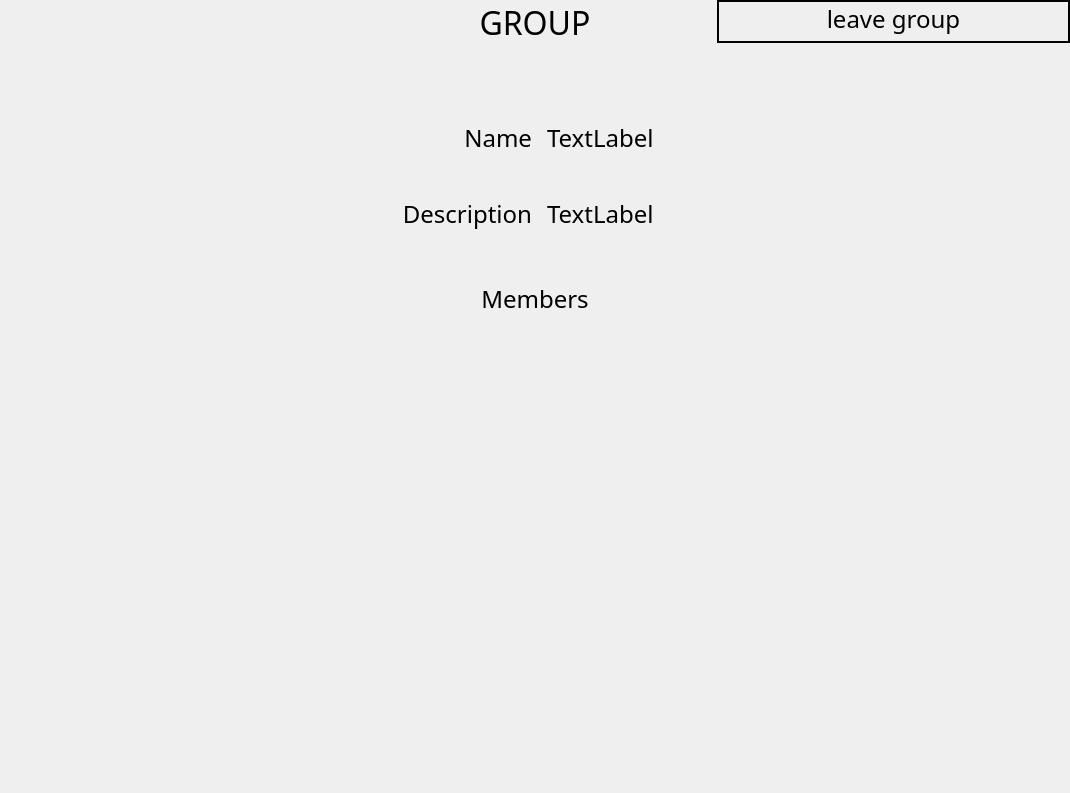
<?xml version="1.0" encoding="UTF-8"?>
<ui version="4.0">
 <class>MainWindow</class>
 <widget class="QWidget" name="MainWindow">
  <property name="geometry">
   <rect>
    <x>0</x>
    <y>0</y>
    <width>1070</width>
    <height>793</height>
   </rect>
  </property>
  <property name="windowTitle">
   <string>MainWindow</string>
  </property>
  <layout class="QHBoxLayout" name="horizontalLayout">
   <property name="leftMargin">
    <number>0</number>
   </property>
   <property name="topMargin">
    <number>0</number>
   </property>
   <property name="rightMargin">
    <number>0</number>
   </property>
   <property name="bottomMargin">
    <number>0</number>
   </property>
   <item>
    <widget class="QWidget" name="widget" native="true">
     <layout class="QGridLayout" name="gridLayout" rowstretch="1,1,6">
      <property name="leftMargin">
       <number>0</number>
      </property>
      <property name="topMargin">
       <number>0</number>
      </property>
      <property name="rightMargin">
       <number>0</number>
      </property>
      <property name="bottomMargin">
       <number>0</number>
      </property>
      <item row="0" column="0" colspan="2">
       <widget class="QWidget" name="widget_2" native="true">
        <layout class="QHBoxLayout" name="horizontalLayout_2">
         <property name="leftMargin">
          <number>0</number>
         </property>
         <property name="topMargin">
          <number>0</number>
         </property>
         <property name="rightMargin">
          <number>0</number>
         </property>
         <property name="bottomMargin">
          <number>0</number>
         </property>
         <item>
          <widget class="QWidget" name="space_widget" native="true"/>
         </item>
         <item>
          <widget class="QLabel" name="group">
           <property name="font">
            <font>
             <family>Poor Richard</family>
             <pointsize>24</pointsize>
            </font>
           </property>
           <property name="text">
            <string>GROUP</string>
           </property>
           <property name="alignment">
            <set>Qt::AlignHCenter|Qt::AlignTop</set>
           </property>
          </widget>
         </item>
         <item>
          <widget class="QWidget" name="widget_28" native="true">
           <layout class="QHBoxLayout" name="horizontalLayout_27">
            <property name="leftMargin">
             <number>0</number>
            </property>
            <property name="topMargin">
             <number>0</number>
            </property>
            <property name="rightMargin">
             <number>0</number>
            </property>
            <property name="bottomMargin">
             <number>0</number>
            </property>
            <item alignment="Qt::AlignTop">
             <widget class="QPushButton" name="leave_group">
              <property name="font">
               <font>
                <family>Poor Richard</family>
                <pointsize>18</pointsize>
               </font>
              </property>
              <property name="styleSheet">
               <string notr="true">border-radius : 100; 
border : 2px solid black;
padding-bottom: 5px</string>
              </property>
              <property name="text">
               <string>leave group</string>
              </property>
             </widget>
            </item>
           </layout>
          </widget>
         </item>
        </layout>
       </widget>
      </item>
      <item row="2" column="0" colspan="2">
       <widget class="QWidget" name="widget_12" native="true">
        <layout class="QVBoxLayout" name="verticalLayout_3">
         <item>
          <widget class="QWidget" name="widget_15" native="true">
           <layout class="QVBoxLayout" name="verticalLayout_4">
            <item>
             <widget class="QLabel" name="members">
              <property name="font">
               <font>
                <family>Poor Richard</family>
                <pointsize>18</pointsize>
               </font>
              </property>
              <property name="text">
               <string>Members</string>
              </property>
              <property name="alignment">
               <set>Qt::AlignCenter</set>
              </property>
             </widget>
            </item>
           </layout>
          </widget>
         </item>
         <item>
          <widget class="QScrollArea" name="scrollArea">
           <property name="frameShape">
            <enum>QFrame::NoFrame</enum>
           </property>
           <property name="widgetResizable">
            <bool>true</bool>
           </property>
           <widget class="QWidget" name="scrollAreaWidgetContents">
            <property name="geometry">
             <rect>
              <x>0</x>
              <y>0</y>
              <width>1046</width>
              <height>436</height>
             </rect>
            </property>
            <layout class="QVBoxLayout" name="verticalLayout"/>
           </widget>
          </widget>
         </item>
        </layout>
       </widget>
      </item>
      <item row="1" column="0" colspan="2">
       <widget class="QWidget" name="info" native="true">
        <layout class="QVBoxLayout" name="verticalLayout_6">
         <item>
          <widget class="QWidget" name="widget_10" native="true">
           <layout class="QHBoxLayout" name="horizontalLayout_9">
            <item>
             <widget class="QLabel" name="label">
              <property name="font">
               <font>
                <family>Poor Richard</family>
                <pointsize>18</pointsize>
               </font>
              </property>
              <property name="text">
               <string>Name</string>
              </property>
              <property name="alignment">
               <set>Qt::AlignRight|Qt::AlignTrailing|Qt::AlignVCenter</set>
              </property>
             </widget>
            </item>
            <item>
             <widget class="QWidget" name="widget_11" native="true">
              <layout class="QHBoxLayout" name="horizontalLayout_10">
               <item>
                <widget class="QLabel" name="name">
                 <property name="font">
                  <font>
                   <family>Poor Richard</family>
                   <pointsize>18</pointsize>
                  </font>
                 </property>
                 <property name="text">
                  <string>TextLabel</string>
                 </property>
                </widget>
               </item>
              </layout>
             </widget>
            </item>
           </layout>
          </widget>
         </item>
         <item>
          <widget class="QWidget" name="widget_14" native="true">
           <layout class="QHBoxLayout" name="horizontalLayout_11">
            <item>
             <widget class="QLabel" name="label_5">
              <property name="font">
               <font>
                <family>Poor Richard</family>
                <pointsize>18</pointsize>
               </font>
              </property>
              <property name="text">
               <string>Description</string>
              </property>
              <property name="alignment">
               <set>Qt::AlignRight|Qt::AlignTrailing|Qt::AlignVCenter</set>
              </property>
             </widget>
            </item>
            <item>
             <widget class="QWidget" name="widget_13" native="true">
              <layout class="QHBoxLayout" name="horizontalLayout_12">
               <item>
                <widget class="QLabel" name="description">
                 <property name="font">
                  <font>
                   <family>Poor Richard</family>
                   <pointsize>18</pointsize>
                  </font>
                 </property>
                 <property name="text">
                  <string>TextLabel</string>
                 </property>
                </widget>
               </item>
              </layout>
             </widget>
            </item>
           </layout>
          </widget>
         </item>
        </layout>
       </widget>
      </item>
     </layout>
    </widget>
   </item>
  </layout>
 </widget>
 <resources/>
 <connections/>
</ui>
